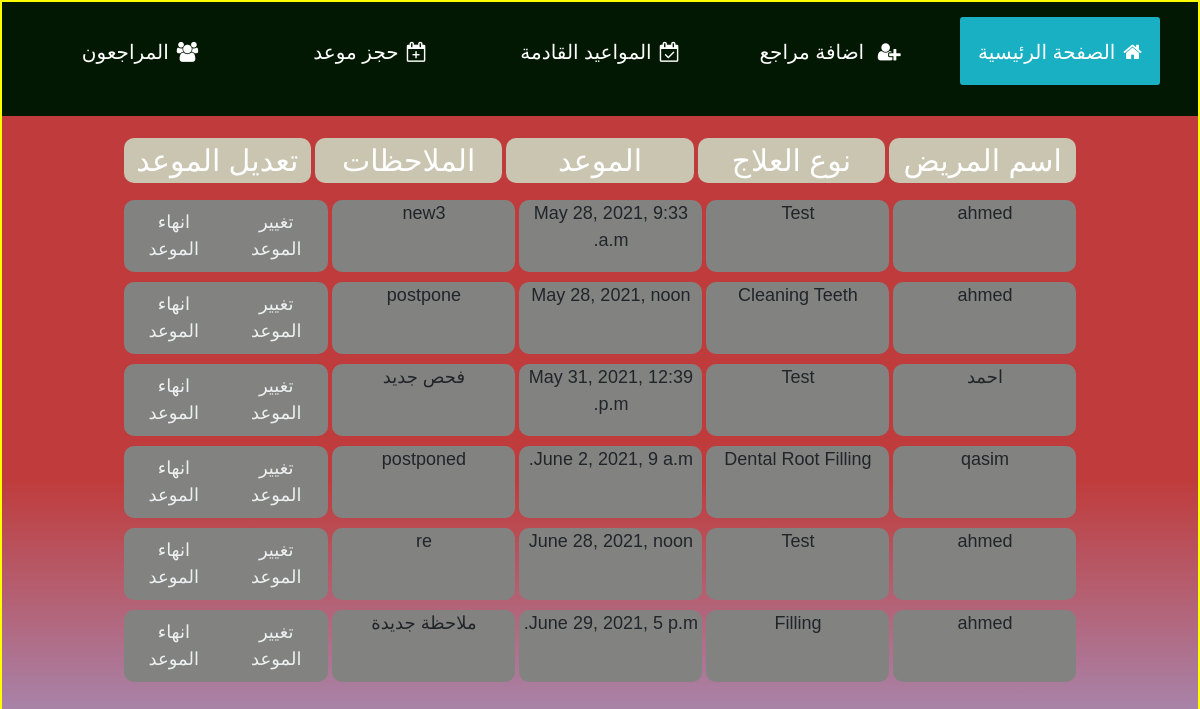
Screenshot of /upcoming_appointments (signed in) with the database file from the repository.
### dentist/models.py (models this page shows)
class Next_appointment(models.Model):
    patient_name = models.ForeignKey(Patients, on_delete=models.CASCADE, related_name="np_name")
    treatment = models.ForeignKey(Treatment, on_delete=models.CASCADE, related_name="n_treatment")
    date = models.DateTimeField(auto_now=False, auto_now_add=False, default=None)
    notes = models.CharField(max_length=100, default="")

class Patients(models.Model):
    male = "m"
    female = "f"
    gender_type = [
        (male, "m"),
        (female, "f")
    ]
    name = models.CharField(max_length=64)
    age = models.IntegerField(null=True)
    gender = models.CharField(max_length=2, choices=gender_type, default=female, null=True, blank=True)
    contact_number = models.IntegerField(null=True, blank=True)
    remaining_amount = models.IntegerField(default=0)
    date_created = models.DateTimeField(auto_now_add=True)
    def __str__(self):
        return f"{self.name}"

class Treatment(models.Model):
    p_name= models.ForeignKey(Patients, on_delete=models.CASCADE, related_name="patient_name")
    treatments = models.ForeignKey(Medication_list, on_delete=models.CASCADE, related_name="list", null=True, blank=True)
    status= models.BooleanField(default=False)
    date_created = models.DateTimeField(auto_now_add=True)
    notes = models.CharField(max_length=100, default="")
    def __str__(self):
        return f"{self.treatments}"

class Medication_list(models.Model):
    treatment_title = models.CharField(max_length=100)
    total_cost = models.IntegerField(default=0)
    def __str__(self):
        return f"{self.treatment_title}"

### dentist/views.py (the view)
# urls.py: path("upcoming_appointments", views.upcoming_appointments, name="upcoming_appointments"),
@login_required
def upcoming_appointments(request):
    upcoming_appointments = Next_appointment.objects.all().order_by('date')
    if upcoming_appointments.exists():
        return render(request, "dentist/upcoming_appointments.html",{
            "upcoming_appointments": upcoming_appointments,
        })
    else:
        return render(request, "dentist/upcoming_appointments.html",{
            "message" : "No upcoming appointments"
        })

### dentist/templates/dentist/upcoming_appointments.html (shortened to what this page needs)
{% extends 'dentist/layout.html'%}
{% load static %}
{% block content %}
    <div class="wrapp">
        <div class="titles">
            <div id="pat-name">اسم المريض</div>
            <div id="treat">نوع العلاج</div>
            <div id="appointment">الموعد</div>
            <div id="note">الملاحظات</div>
            <div id="modify__appointment"> تعديل الموعد </div>
    </div>
        {% for item in upcoming_appointments %}
            <div class="appointment-list">
                <div class="name">{{item.patient_name}}</div>
                <div class="treatment">{{item.treatment}}</div>
                <div class="appointment">{{item.date}}</div>
                <div class="notes">{{item.notes}}</div>
                <div class="edit__wrapp">
                    <button id="{{item.id}}" class="edit">تغيير الموعد</button>
                    <button data-bs-toggle="modal" data-bs-target="#myModal" id="archive" class="change">انهاء الموعد</button>
                </div>
            </div>
        {% endfor %}
    {% endblock %}

### dentist/static/dentist/layout_style.css (style rules this page uses)
* { margin: 0; padding: 0; box-sizing: border-box; }
html { height: 100%; }
body { margin: 0; font-family: Arial, Helvetica, sans-serif; width: 100%; background-image: linear-gradient(rgb(192, 60, 60) 60%, rgb(159, 159, 211)); border: 2px solid yellow; height: 100%; padding: 0; top: 0; bottom: 0; left: 0; right: 0; box-sizing: border-box; min-height: 100%; }

### dentist/static/dentist/index.css (style rules this page uses)
li, a, button { font-family: Arial, Helvetica, sans-serif; font-weight: 500; font-size: 25px; color: #edf0f1; text-decoration: none; }
button { padding: 9px 25px; background-color: rgba(0, 136, 169, 1); border: none; cursor: pointer; transition: all 0.3s ease 0s; }
.wrapp { width: 80%; margin: auto; }
.appointment-list { display: grid; width: 100%; grid-template-columns: repeat(5, 1fr); }
.appointment-list > div { font-family: Arial, Helvetica, sans-serif; font-size: 18px; border-radius: 10px; text-align: center; background: rgb(130, 131, 129); margin: 5px 2px 5px 2px; }
.titles { display: grid; grid-template-columns:repeat(5, 1fr); margin-bottom: 10px; margin-top: 20px; }
.titles >div { font-family: Arial, Helvetica, sans-serif; font-size: 30px; border-radius: 10px; text-align: center; background:#c9c5b1; color: white; margin: 2px; }
.edit__wrapp { display: grid; grid-template-columns: 1fr 1fr; border-radius: 10px; border: none; padding: 0; }
.edit__wrapp button { background: none; margin: 0 1px 0 1px; width: 100%; height: 100%; border-radius: 10px; }

### rows the page displays
Next_appointment: patient_name "ahmed", treatment "Test", date "May 28, 2021, 9:33 a.m.", notes "new3"
Next_appointment: patient_name "ahmed", treatment "Cleaning Teeth", date "May 28, 2021, noon", notes "postpone"
Next_appointment: patient_name "احمد", treatment "Test", date "May 31, 2021, 12:39 p.m.", notes "فحص جديد"
Next_appointment: patient_name "qasim", treatment "Dental Root Filling", date "June 2, 2021, 9 a.m.", notes "postponed"
Next_appointment: patient_name "ahmed", treatment "Test", date "June 28, 2021, noon", notes "re"
Next_appointment: patient_name "ahmed", treatment "Filling", date "June 29, 2021, 5 p.m.", notes "ملاحظة جديدة"
